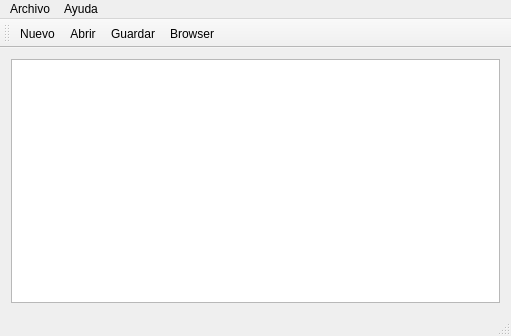
<?xml version="1.0" encoding="UTF-8"?>
<ui version="4.0">
 <class>MainWindow</class>
 <widget class="QMainWindow" name="MainWindow">
  <property name="geometry">
   <rect>
    <x>0</x>
    <y>0</y>
    <width>511</width>
    <height>336</height>
   </rect>
  </property>
  <property name="windowTitle">
   <string>Ventana</string>
  </property>
  <widget class="QWidget" name="centralWidget">
   <layout class="QGridLayout" name="gridLayout">
    <item row="0" column="0">
     <widget class="QTextEdit" name="textEdit"/>
    </item>
   </layout>
  </widget>
  <widget class="QMenuBar" name="menuBar">
   <property name="geometry">
    <rect>
     <x>0</x>
     <y>0</y>
     <width>511</width>
     <height>22</height>
    </rect>
   </property>
   <widget class="QMenu" name="menuArchivo">
    <property name="title">
     <string>Archivo</string>
    </property>
    <addaction name="actionAbrir"/>
    <addaction name="actionGuardar"/>
    <addaction name="actionNew"/>
    <addaction name="separator"/>
    <addaction name="actionCerrar"/>
   </widget>
   <widget class="QMenu" name="menuAyuda">
    <property name="title">
     <string>Ayuda</string>
    </property>
    <addaction name="actionAcerca_de"/>
   </widget>
   <addaction name="menuArchivo"/>
   <addaction name="menuAyuda"/>
  </widget>
  <widget class="QToolBar" name="mainToolBar">
   <attribute name="toolBarArea">
    <enum>TopToolBarArea</enum>
   </attribute>
   <attribute name="toolBarBreak">
    <bool>false</bool>
   </attribute>
   <addaction name="actionNew"/>
   <addaction name="actionAbrir"/>
   <addaction name="actionGuardar"/>
   <addaction name="actionBrowser"/>
  </widget>
  <widget class="QStatusBar" name="statusBar"/>
  <action name="actionAbrir">
   <property name="icon">
    <iconset resource="resources.qrc">
     <normaloff>:/resources/icons/open.png</normaloff>:/resources/icons/open.png</iconset>
   </property>
   <property name="text">
    <string>Abrir</string>
   </property>
   <property name="shortcut">
    <string>Ctrl+O</string>
   </property>
  </action>
  <action name="actionCerrar">
   <property name="text">
    <string>Cerrar</string>
   </property>
   <property name="shortcut">
    <string>Ctrl+Q</string>
   </property>
  </action>
  <action name="actionGuardar">
   <property name="icon">
    <iconset resource="resources.qrc">
     <normaloff>:/resources/icons/save.png</normaloff>:/resources/icons/save.png</iconset>
   </property>
   <property name="text">
    <string>Guardar</string>
   </property>
   <property name="shortcut">
    <string>Ctrl+S</string>
   </property>
  </action>
  <action name="actionVer_mapa">
   <property name="text">
    <string>Ver mapa</string>
   </property>
  </action>
  <action name="actionOcultar_mapa">
   <property name="text">
    <string>Ocultar mapa</string>
   </property>
  </action>
  <action name="actionAcerca_de">
   <property name="text">
    <string>Acerca de...</string>
   </property>
   <property name="shortcut">
    <string>F1</string>
   </property>
  </action>
  <action name="actionNew">
   <property name="icon">
    <iconset resource="resources.qrc">
     <normaloff>:/resources/icons/new.png</normaloff>:/resources/icons/new.png</iconset>
   </property>
   <property name="text">
    <string>Nuevo</string>
   </property>
   <property name="shortcut">
    <string>Ctrl+N</string>
   </property>
  </action>
  <action name="actionBrowser">
   <property name="icon">
    <iconset resource="resources.qrc">
     <normaloff>:/resources/icons/web.png</normaloff>:/resources/icons/web.png</iconset>
   </property>
   <property name="text">
    <string>Browser</string>
   </property>
   <property name="iconVisibleInMenu">
    <bool>false</bool>
   </property>
  </action>
 </widget>
 <layoutdefault spacing="6" margin="11"/>
 <resources>
  <include location="resources.qrc"/>
 </resources>
 <connections/>
</ui>
